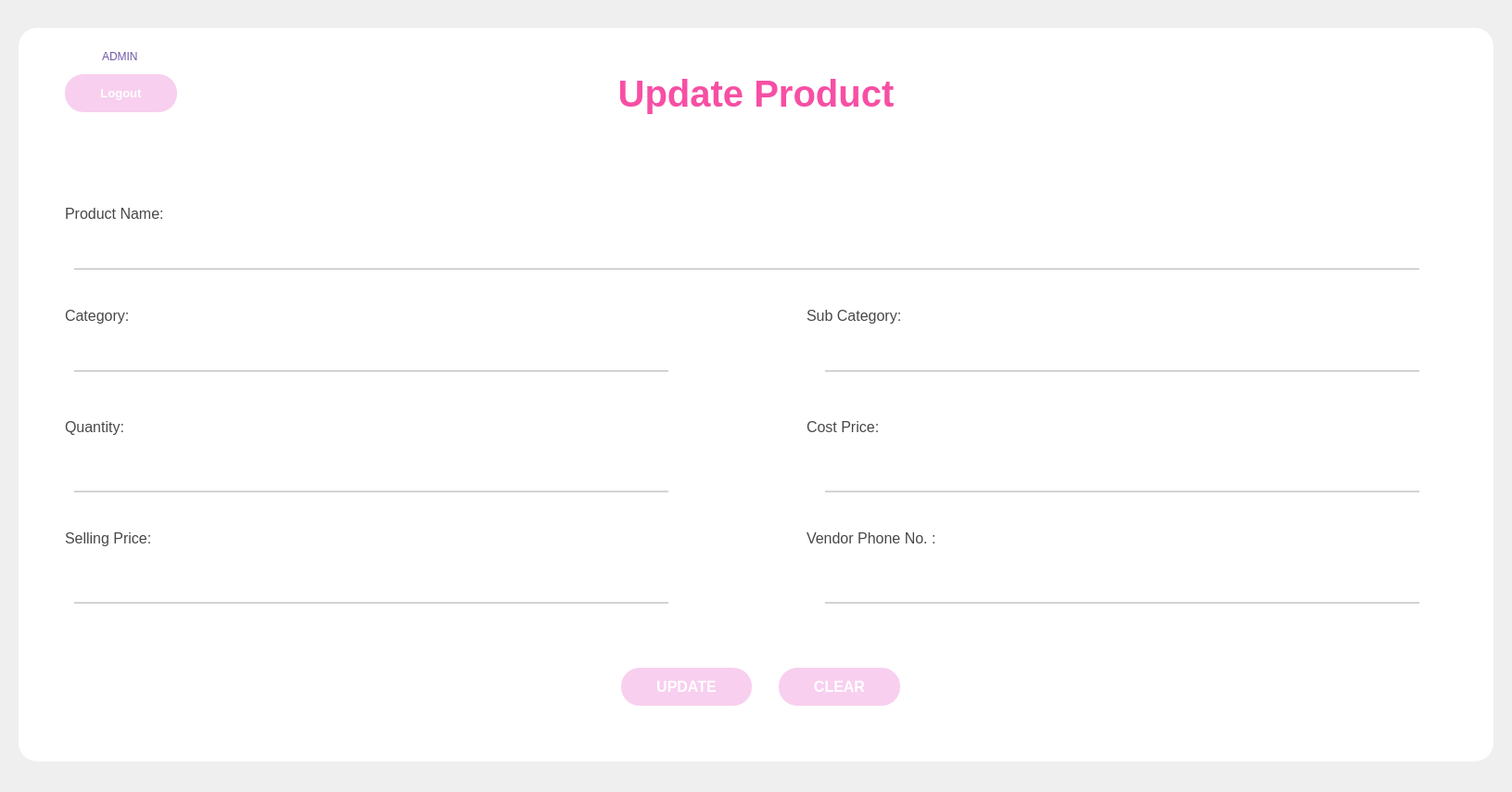
<?xml version="1.0" encoding="UTF-8"?>
<ui version="4.0">
 <class>MainWindow</class>
 <widget class="QMainWindow" name="MainWindow">
  <property name="geometry">
   <rect>
    <x>0</x>
    <y>0</y>
    <width>1631</width>
    <height>854</height>
   </rect>
  </property>
  <property name="windowTitle">
   <string>Update Product</string>
  </property>
  <property name="windowIcon">
   <iconset>
    <normaloff>C:/Users/Phuong Nhi/Downloads/teddy-bear.png</normaloff>C:/Users/Phuong Nhi/Downloads/teddy-bear.png</iconset>
  </property>
  <property name="styleSheet">
   <string notr="true"/>
  </property>
  <widget class="QWidget" name="centralwidget">
   <widget class="QLabel" name="label">
    <property name="geometry">
     <rect>
      <x>110</x>
      <y>50</y>
      <width>91</width>
      <height>21</height>
     </rect>
    </property>
    <property name="font">
     <font>
      <pointsize>9</pointsize>
     </font>
    </property>
    <property name="styleSheet">
     <string notr="true">color: rgb(110, 88, 165);</string>
    </property>
    <property name="text">
     <string>ADMIN</string>
    </property>
   </widget>
   <widget class="QPushButton" name="pushButtonLogout">
    <property name="geometry">
     <rect>
      <x>70</x>
      <y>80</y>
      <width>121</width>
      <height>41</height>
     </rect>
    </property>
    <property name="font">
     <font>
      <pointsize>10</pointsize>
      <weight>75</weight>
      <bold>true</bold>
     </font>
    </property>
    <property name="styleSheet">
     <string notr="true">QPushButton {
	color: rgb(255, 255, 255);
    border-radius: 20px;
	background-color: rgb(248, 207, 239);
    padding: 10px;
    font-weight: bold;
}

QPushButton:hover {
    background-color: #ff85c0;
}

QPushButton:pressed {
    background-color: #d14789;
}

QPushButton {
    box-shadow: 5px 5px 15px rgba(0, 0, 0, 0.3); /* Bóng đổ */
}
</string>
    </property>
    <property name="text">
     <string>Logout</string>
    </property>
    <property name="icon">
     <iconset>
      <normaloff>../images/log-out.png</normaloff>../images/log-out.png</iconset>
    </property>
   </widget>
   <widget class="QLabel" name="label_2">
    <property name="geometry">
     <rect>
      <x>510</x>
      <y>50</y>
      <width>611</width>
      <height>101</height>
     </rect>
    </property>
    <property name="font">
     <font>
      <family>MS Shell Dlg 2</family>
      <pointsize>30</pointsize>
      <weight>75</weight>
      <bold>true</bold>
     </font>
    </property>
    <property name="styleSheet">
     <string notr="true">color: rgb(247, 79, 164);</string>
    </property>
    <property name="text">
     <string>Update Product</string>
    </property>
    <property name="alignment">
     <set>Qt::AlignCenter</set>
    </property>
   </widget>
   <widget class="QLabel" name="label_5">
    <property name="geometry">
     <rect>
      <x>20</x>
      <y>30</y>
      <width>1591</width>
      <height>791</height>
     </rect>
    </property>
    <property name="styleSheet">
     <string notr="true">border-radius: 20; background: rgb(255, 255, 255)</string>
    </property>
    <property name="text">
     <string/>
    </property>
   </widget>
   <widget class="QLabel" name="label_6">
    <property name="geometry">
     <rect>
      <x>0</x>
      <y>0</y>
      <width>1631</width>
      <height>861</height>
     </rect>
    </property>
    <property name="text">
     <string/>
    </property>
    <property name="pixmap">
     <pixmap>../images/background.jpg</pixmap>
    </property>
    <property name="scaledContents">
     <bool>true</bool>
    </property>
   </widget>
   <widget class="QLabel" name="label_7">
    <property name="geometry">
     <rect>
      <x>80</x>
      <y>50</y>
      <width>21</width>
      <height>21</height>
     </rect>
    </property>
    <property name="text">
     <string/>
    </property>
    <property name="pixmap">
     <pixmap>../images/profile.png</pixmap>
    </property>
    <property name="scaledContents">
     <bool>true</bool>
    </property>
   </widget>
   <widget class="QLabel" name="timelabel">
    <property name="geometry">
     <rect>
      <x>1280</x>
      <y>60</y>
      <width>191</width>
      <height>21</height>
     </rect>
    </property>
    <property name="font">
     <font>
      <pointsize>10</pointsize>
      <italic>true</italic>
     </font>
    </property>
    <property name="styleSheet">
     <string notr="true">color: rgb(72, 72, 72);
</string>
    </property>
    <property name="text">
     <string/>
    </property>
   </widget>
   <widget class="QLineEdit" name="lineEditProductName">
    <property name="geometry">
     <rect>
      <x>80</x>
      <y>260</y>
      <width>1451</width>
      <height>31</height>
     </rect>
    </property>
    <property name="font">
     <font>
      <pointsize>10</pointsize>
      <italic>false</italic>
     </font>
    </property>
    <property name="styleSheet">
     <string notr="true">border: none;
border-bottom: 2px solid grey; /* Điều chỉnh độ dày và màu của viền dưới */
border-color: rgb(211, 211, 211);
padding: 5px;</string>
    </property>
    <property name="placeholderText">
     <string/>
    </property>
   </widget>
   <widget class="QLabel" name="label_3">
    <property name="geometry">
     <rect>
      <x>70</x>
      <y>210</y>
      <width>211</width>
      <height>41</height>
     </rect>
    </property>
    <property name="font">
     <font>
      <pointsize>12</pointsize>
      <weight>50</weight>
      <italic>false</italic>
      <bold>false</bold>
     </font>
    </property>
    <property name="styleSheet">
     <string notr="true">color: rgb(72, 72, 72);
</string>
    </property>
    <property name="text">
     <string>Product Name:</string>
    </property>
   </widget>
   <widget class="QLabel" name="label_4">
    <property name="geometry">
     <rect>
      <x>70</x>
      <y>320</y>
      <width>211</width>
      <height>41</height>
     </rect>
    </property>
    <property name="font">
     <font>
      <pointsize>12</pointsize>
     </font>
    </property>
    <property name="styleSheet">
     <string notr="true">color: rgb(72, 72, 72);
</string>
    </property>
    <property name="text">
     <string>Category:</string>
    </property>
   </widget>
   <widget class="QLabel" name="label_8">
    <property name="geometry">
     <rect>
      <x>70</x>
      <y>440</y>
      <width>211</width>
      <height>41</height>
     </rect>
    </property>
    <property name="font">
     <font>
      <pointsize>12</pointsize>
     </font>
    </property>
    <property name="styleSheet">
     <string notr="true">color: rgb(72, 72, 72);
</string>
    </property>
    <property name="text">
     <string>Quantity:</string>
    </property>
   </widget>
   <widget class="QLabel" name="label_9">
    <property name="geometry">
     <rect>
      <x>70</x>
      <y>560</y>
      <width>211</width>
      <height>41</height>
     </rect>
    </property>
    <property name="font">
     <font>
      <pointsize>12</pointsize>
     </font>
    </property>
    <property name="styleSheet">
     <string notr="true">color: rgb(72, 72, 72);
</string>
    </property>
    <property name="text">
     <string>Selling Price:</string>
    </property>
   </widget>
   <widget class="QLineEdit" name="lineEditCategory">
    <property name="geometry">
     <rect>
      <x>80</x>
      <y>370</y>
      <width>641</width>
      <height>31</height>
     </rect>
    </property>
    <property name="font">
     <font>
      <pointsize>10</pointsize>
      <italic>false</italic>
     </font>
    </property>
    <property name="styleSheet">
     <string notr="true">border: none;
border-bottom: 2px solid grey; /* Điều chỉnh độ dày và màu của viền dưới */
border-color: rgb(211, 211, 211);
padding: 5px;</string>
    </property>
    <property name="placeholderText">
     <string/>
    </property>
   </widget>
   <widget class="QLineEdit" name="lineEditQuantity">
    <property name="geometry">
     <rect>
      <x>80</x>
      <y>500</y>
      <width>641</width>
      <height>31</height>
     </rect>
    </property>
    <property name="font">
     <font>
      <pointsize>10</pointsize>
      <italic>false</italic>
     </font>
    </property>
    <property name="styleSheet">
     <string notr="true">border: none;
border-bottom: 2px solid grey; /* Điều chỉnh độ dày và màu của viền dưới */
border-color: rgb(211, 211, 211);
padding: 5px;</string>
    </property>
    <property name="placeholderText">
     <string/>
    </property>
   </widget>
   <widget class="QLineEdit" name="lineEditSellingPrice">
    <property name="geometry">
     <rect>
      <x>80</x>
      <y>620</y>
      <width>641</width>
      <height>31</height>
     </rect>
    </property>
    <property name="font">
     <font>
      <pointsize>10</pointsize>
      <italic>false</italic>
     </font>
    </property>
    <property name="styleSheet">
     <string notr="true">border: none;
border-bottom: 2px solid grey; /* Điều chỉnh độ dày và màu của viền dưới */
border-color: rgb(211, 211, 211);
padding: 5px;</string>
    </property>
    <property name="placeholderText">
     <string/>
    </property>
   </widget>
   <widget class="QPushButton" name="pushButtonAdd">
    <property name="geometry">
     <rect>
      <x>670</x>
      <y>720</y>
      <width>141</width>
      <height>41</height>
     </rect>
    </property>
    <property name="font">
     <font>
      <pointsize>12</pointsize>
      <weight>75</weight>
      <bold>true</bold>
     </font>
    </property>
    <property name="styleSheet">
     <string notr="true">QPushButton {
	color: rgb(255, 255, 255);
    border-radius: 20px;
	background-color: rgb(248, 207, 239);
    padding: 10px;
    font-weight: bold;
}

QPushButton:hover {
    background-color: #ff85c0;
}

QPushButton:pressed {
    background-color: #d14789;
}

QPushButton {
    box-shadow: 5px 5px 15px rgba(0, 0, 0, 0.3); /* Bóng đổ */
}
</string>
    </property>
    <property name="text">
     <string>UPDATE</string>
    </property>
    <property name="icon">
     <iconset>
      <normaloff>C:/Users/Phuong Nhi/Downloads/backup-data.png</normaloff>C:/Users/Phuong Nhi/Downloads/backup-data.png</iconset>
    </property>
    <property name="iconSize">
     <size>
      <width>30</width>
      <height>30</height>
     </size>
    </property>
   </widget>
   <widget class="QPushButton" name="pushButtonClear">
    <property name="geometry">
     <rect>
      <x>840</x>
      <y>720</y>
      <width>131</width>
      <height>41</height>
     </rect>
    </property>
    <property name="font">
     <font>
      <pointsize>12</pointsize>
      <weight>75</weight>
      <bold>true</bold>
     </font>
    </property>
    <property name="styleSheet">
     <string notr="true">QPushButton {
	color: rgb(255, 255, 255);
    border-radius: 20px;
	background-color: rgb(248, 207, 239);
    padding: 10px;
    font-weight: bold;
}

QPushButton:hover {
    background-color: #ff85c0;
}

QPushButton:pressed {
    background-color: #d14789;
}

QPushButton {
    box-shadow: 5px 5px 15px rgba(0, 0, 0, 0.3); /* Bóng đổ */
}
</string>
    </property>
    <property name="text">
     <string>CLEAR</string>
    </property>
    <property name="icon">
     <iconset>
      <normaloff>C:/Users/Phuong Nhi/Downloads/eraser.png</normaloff>C:/Users/Phuong Nhi/Downloads/eraser.png</iconset>
    </property>
    <property name="iconSize">
     <size>
      <width>30</width>
      <height>30</height>
     </size>
    </property>
   </widget>
   <widget class="QLabel" name="label_10">
    <property name="geometry">
     <rect>
      <x>870</x>
      <y>320</y>
      <width>211</width>
      <height>41</height>
     </rect>
    </property>
    <property name="font">
     <font>
      <pointsize>12</pointsize>
     </font>
    </property>
    <property name="styleSheet">
     <string notr="true">color: rgb(72, 72, 72);
</string>
    </property>
    <property name="text">
     <string>Sub Category:</string>
    </property>
   </widget>
   <widget class="QLabel" name="label_11">
    <property name="geometry">
     <rect>
      <x>870</x>
      <y>440</y>
      <width>211</width>
      <height>41</height>
     </rect>
    </property>
    <property name="font">
     <font>
      <pointsize>12</pointsize>
     </font>
    </property>
    <property name="styleSheet">
     <string notr="true">color: rgb(72, 72, 72);
</string>
    </property>
    <property name="text">
     <string>Cost Price:</string>
    </property>
   </widget>
   <widget class="QLabel" name="label_12">
    <property name="geometry">
     <rect>
      <x>870</x>
      <y>560</y>
      <width>211</width>
      <height>41</height>
     </rect>
    </property>
    <property name="font">
     <font>
      <pointsize>12</pointsize>
     </font>
    </property>
    <property name="styleSheet">
     <string notr="true">color: rgb(72, 72, 72);
</string>
    </property>
    <property name="text">
     <string>Vendor Phone No. :</string>
    </property>
   </widget>
   <widget class="QLineEdit" name="lineEditSubCategory">
    <property name="geometry">
     <rect>
      <x>890</x>
      <y>370</y>
      <width>641</width>
      <height>31</height>
     </rect>
    </property>
    <property name="font">
     <font>
      <pointsize>10</pointsize>
      <italic>false</italic>
     </font>
    </property>
    <property name="styleSheet">
     <string notr="true">border: none;
border-bottom: 2px solid grey; /* Điều chỉnh độ dày và màu của viền dưới */
border-color: rgb(211, 211, 211);
padding: 5px;</string>
    </property>
    <property name="placeholderText">
     <string/>
    </property>
   </widget>
   <widget class="QLineEdit" name="lineEditCostPrice">
    <property name="geometry">
     <rect>
      <x>890</x>
      <y>500</y>
      <width>641</width>
      <height>31</height>
     </rect>
    </property>
    <property name="font">
     <font>
      <pointsize>10</pointsize>
      <italic>false</italic>
     </font>
    </property>
    <property name="styleSheet">
     <string notr="true">border: none;
border-bottom: 2px solid grey; /* Điều chỉnh độ dày và màu của viền dưới */
border-color: rgb(211, 211, 211);
padding: 5px;</string>
    </property>
    <property name="placeholderText">
     <string/>
    </property>
   </widget>
   <widget class="QLineEdit" name="lineEditVendorPhoneNo">
    <property name="geometry">
     <rect>
      <x>890</x>
      <y>620</y>
      <width>641</width>
      <height>31</height>
     </rect>
    </property>
    <property name="font">
     <font>
      <pointsize>10</pointsize>
      <italic>false</italic>
     </font>
    </property>
    <property name="styleSheet">
     <string notr="true">border: none;
border-bottom: 2px solid grey; /* Điều chỉnh độ dày và màu của viền dưới */
border-color: rgb(211, 211, 211);
padding: 5px;</string>
    </property>
    <property name="placeholderText">
     <string/>
    </property>
   </widget>
   <zorder>label_6</zorder>
   <zorder>label_5</zorder>
   <zorder>label</zorder>
   <zorder>pushButtonLogout</zorder>
   <zorder>label_2</zorder>
   <zorder>label_7</zorder>
   <zorder>timelabel</zorder>
   <zorder>lineEditProductName</zorder>
   <zorder>label_3</zorder>
   <zorder>label_4</zorder>
   <zorder>label_8</zorder>
   <zorder>label_9</zorder>
   <zorder>lineEditCategory</zorder>
   <zorder>lineEditQuantity</zorder>
   <zorder>lineEditSellingPrice</zorder>
   <zorder>pushButtonAdd</zorder>
   <zorder>pushButtonClear</zorder>
   <zorder>label_10</zorder>
   <zorder>label_11</zorder>
   <zorder>label_12</zorder>
   <zorder>lineEditSubCategory</zorder>
   <zorder>lineEditCostPrice</zorder>
   <zorder>lineEditVendorPhoneNo</zorder>
  </widget>
 </widget>
 <resources/>
 <connections/>
</ui>
